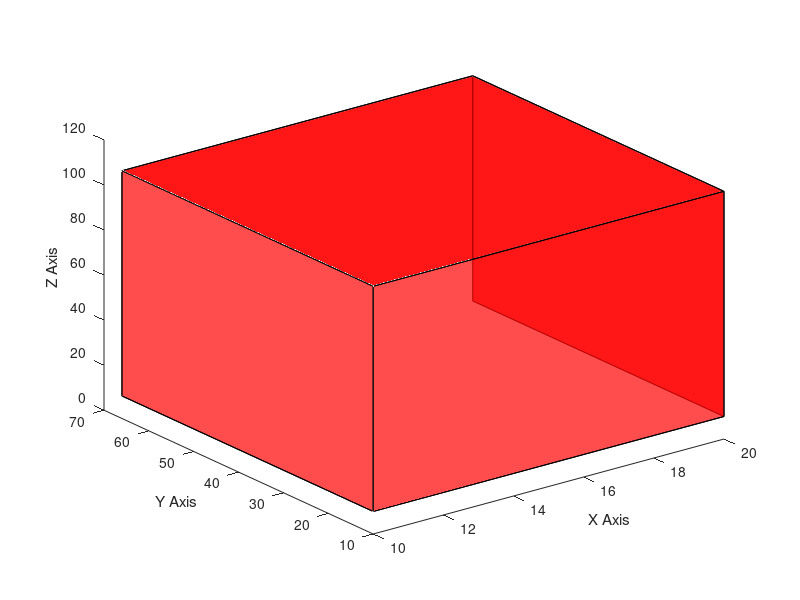

This chart was generated by the following MATLAB code:
function  plotcube(varargin)
inArgs = { ...
    [10 56 100] , ... % Default edge sizes (x,y and z)
    [10 10 10] , ... % Default coordinates of the origin point of the cube
    .7 , ... % Default alpha value for the cube's faces
    [1 0 0] , ... % Default Color for the cube
    gca ... % default axis
    };
% Replace default input arguments by input values
inArgs(1:nargin) = varargin;
% Create all variables
[edges,origin,alpha,clr,axh] = deal(inArgs{:});
XYZ = { ...
    [0 0 0 0] [0 0 1 1] [0 1 1 0] ; ...
    [1 1 1 1] [0 0 1 1] [0 1 1 0] ; ...
    [0 1 1 0] [0 0 0 0] [0 0 1 1] ; ...
    [0 1 1 0] [1 1 1 1] [0 0 1 1] ; ...
    [0 1 1 0] [0 0 1 1] [0 0 0 0] ; ...
    [0 1 1 0] [0 0 1 1] [1 1 1 1] ...
    };
XYZ = mat2cell(...
    cellfun( @(x,y,z) x*y+z , ...
    XYZ , ...
    repmat(num2cell(edges),6,1) , ...
    repmat(num2cell(origin),6,1) , ...
    'UniformOutput',false), ...
    6,[1 1 1]);
h = cellfun(@patch,repmat({axh},6,1),...
    XYZ{1},XYZ{2},XYZ{3},...
    repmat({clr},6,1),...
    repmat({'FaceAlpha'},6,1),...
    repmat({alpha},6,1)...
    );
xlabel('X Axis'); ylabel('Y Axis'); zlabel('Z Axis');
view(3); % 2 for 2D picture, 3 for 3D picture
